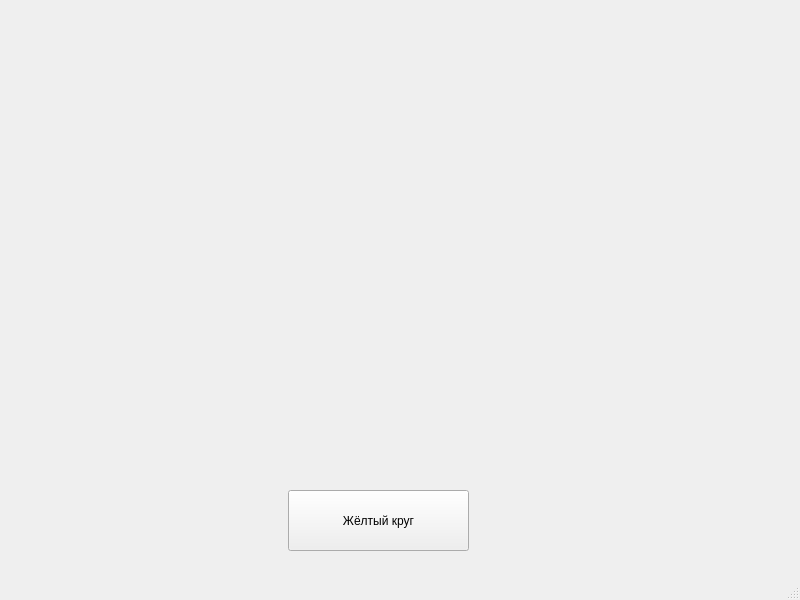
<?xml version="1.0" encoding="UTF-8"?>
<ui version="4.0">
 <class>MainWindow</class>
 <widget class="QMainWindow" name="MainWindow">
  <property name="geometry">
   <rect>
    <x>0</x>
    <y>0</y>
    <width>800</width>
    <height>600</height>
   </rect>
  </property>
  <property name="windowTitle">
   <string>MainWindow</string>
  </property>
  <widget class="QWidget" name="centralwidget">
   <widget class="QPushButton" name="pushButton">
    <property name="geometry">
     <rect>
      <x>288</x>
      <y>490</y>
      <width>181</width>
      <height>61</height>
     </rect>
    </property>
    <property name="text">
     <string>Жёлтый круг</string>
    </property>
   </widget>
  </widget>
  <widget class="QMenuBar" name="menubar">
   <property name="geometry">
    <rect>
     <x>0</x>
     <y>0</y>
     <width>800</width>
     <height>26</height>
    </rect>
   </property>
  </widget>
  <widget class="QStatusBar" name="statusbar"/>
 </widget>
 <resources/>
 <connections/>
</ui>
